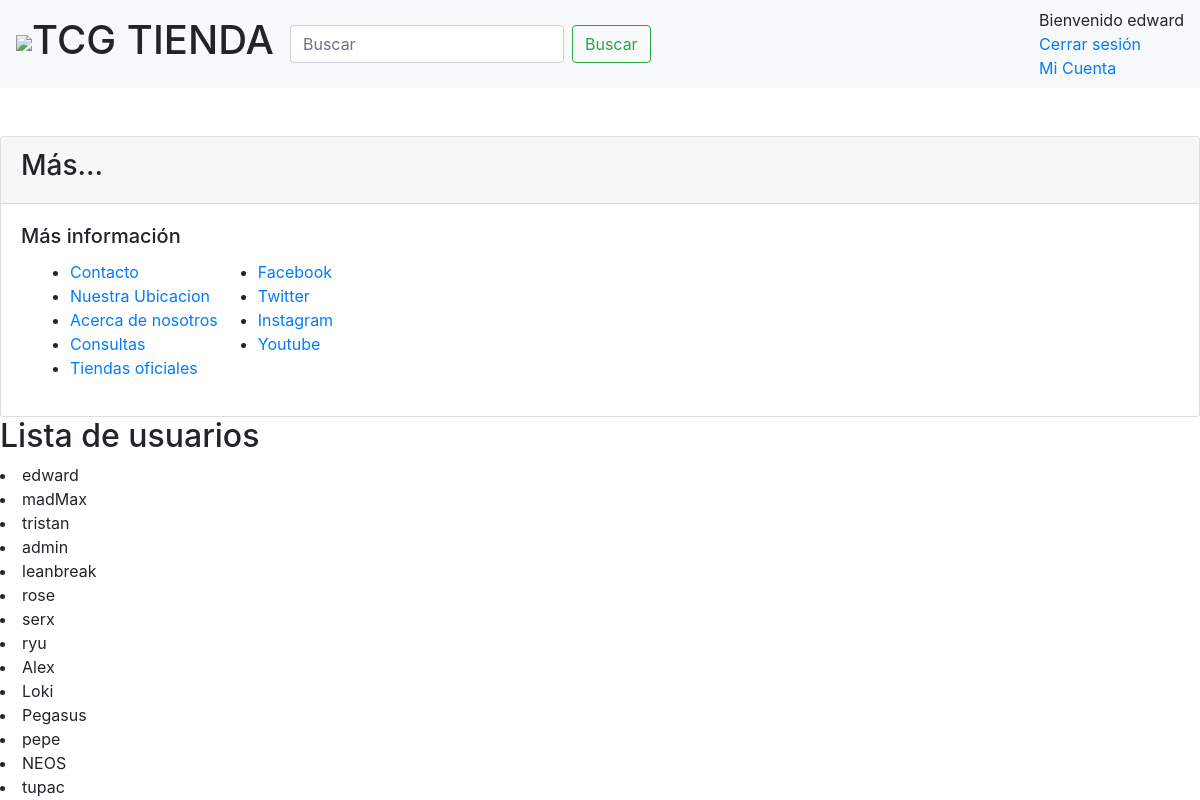
Page /vistas/pantalla_admin/index.php (signed in) on the committed database.
### tables this page shows
CREATE TABLE `usuarios` (
  `usr_id` int(11) NOT NULL,
  `usr_alias` varchar(50) NOT NULL,
  `usr_apellido` varchar(50) NOT NULL,
  `usr_nombre` varchar(50) NOT NULL,
  `provincia_id` tinyint(4) NOT NULL,
  `email` varchar(50) NOT NULL,
  `password` varchar(20) NOT NULL
);

### vistas/pantalla_admin/index.php (the view, shortened to what this page needs)
<?php
include("vistas/common/base.inc.php");
?>
<body>
	<h2>Lista de usuarios</h2>
	<?php
		$conexion = new mysqli("localhost", "root","","tcgmasterV3");
		$consulta = "SELECT * FROM usuarios ";
		$usuarios= $conexion->query($consulta);
		foreach ($usuarios as $usuario){
			 echo "<li>".$usuario ["usr_alias"]."</li>";
		}
	?>
</body>
</html>

### css/estili.css (style rules this page uses)
body { background-color: "red"; }

### rows in the picture
usuarios: usr_alias "edward"
usuarios: usr_alias "madMax"
usuarios: usr_alias "tristan"
usuarios: usr_alias "admin"
usuarios: usr_alias "leanbreak"
usuarios: usr_alias "rose"
usuarios: usr_alias "serx"
usuarios: usr_alias "ryu"
usuarios: usr_alias "Alex"
usuarios: usr_alias "Loki"
usuarios: usr_alias "Pegasus"
usuarios: usr_alias "pepe"
usuarios: usr_alias "NEOS"
usuarios: usr_alias "tupac"

### other values in the picture
$_SESSION["usr_alias"] "edward"
